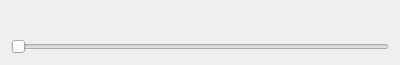
<?xml version="1.0" encoding="UTF-8"?>
<ui version="4.0">
 <class>Dialog</class>
 <widget class="QDialog" name="Dialog">
  <property name="geometry">
   <rect>
    <x>0</x>
    <y>0</y>
    <width>400</width>
    <height>65</height>
   </rect>
  </property>
  <property name="windowTitle">
   <string>Dialog</string>
  </property>
  <layout class="QVBoxLayout" name="verticalLayout">
   <item>
    <widget class="StatusLabel" name="statuslabel">
     <property name="font">
      <font>
       <family>Monospace</family>
       <pointsize>11</pointsize>
      </font>
     </property>
     <property name="alignment">
      <set>Qt::AlignCenter</set>
     </property>
     <property name="rules" stdset="0">
      <string>[{&quot;channels&quot;: [{&quot;url&quot;: &quot;status:feedrate&quot;, &quot;trigger&quot;: true}], &quot;property&quot;: &quot;Text&quot;, &quot;expression&quot;: &quot;'Feed Override: {:4.0%}'.format(ch[0])&quot;, &quot;name&quot;: &quot;New Rule&quot;}]</string>
     </property>
    </widget>
   </item>
   <item>
    <widget class="ActionSlider" name="actionslider">
     <property name="orientation">
      <enum>Qt::Horizontal</enum>
     </property>
     <property name="actionName" stdset="0">
      <string>machine.feed_override.set</string>
     </property>
    </widget>
   </item>
  </layout>
 </widget>
 <customwidgets>
  <customwidget>
   <class>ActionSlider</class>
   <extends>QSlider</extends>
   <header>qtpyvcp.widgets.input_widgets.action_slider</header>
  </customwidget>
  <customwidget>
   <class>StatusLabel</class>
   <extends>QLabel</extends>
   <header>qtpyvcp.widgets.display_widgets.status_label</header>
  </customwidget>
 </customwidgets>
 <resources/>
 <connections/>
</ui>
